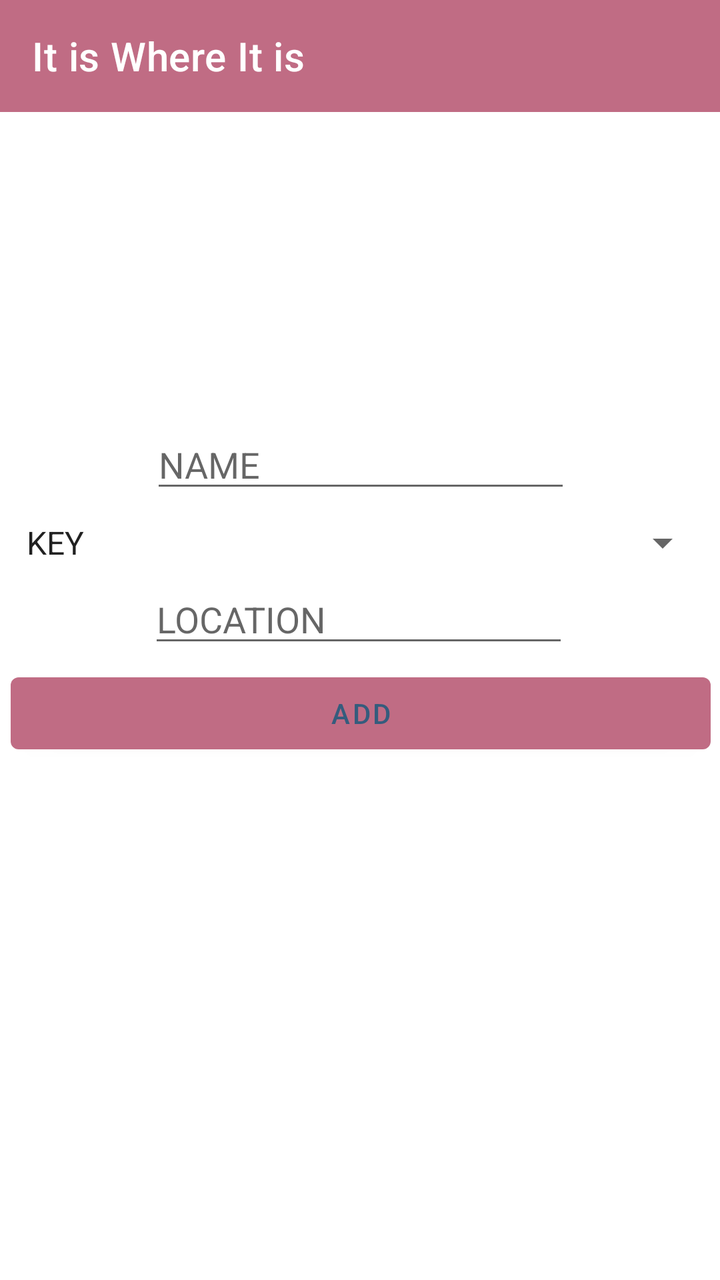
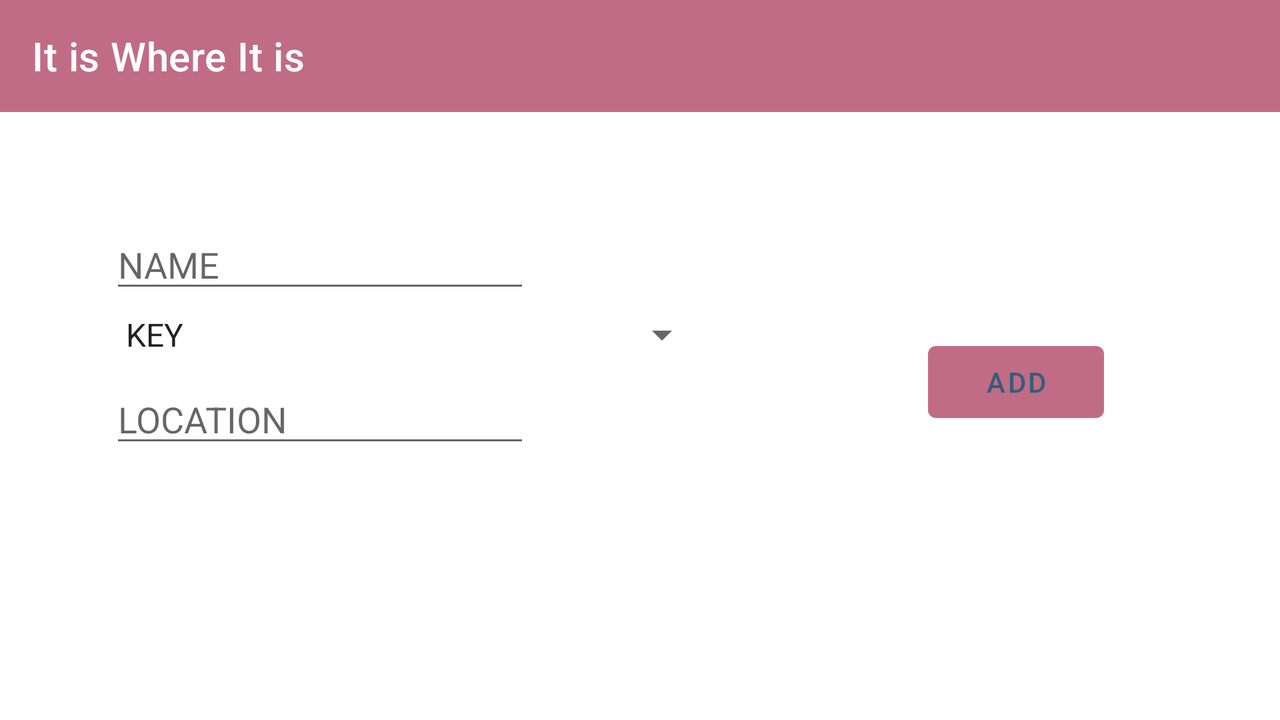

One screen, two layout resources from the same app: the default and the repository's alternative for another configuration. Each is rendered where Android would select it; the XML of both is given below.
<!-- AndroidManifest.xml: application theme WhereTheme -->
<!-- res/layout/activity_add_item.xml -->
<?xml version="1.0" encoding="utf-8"?>
<androidx.constraintlayout.widget.ConstraintLayout xmlns:android="http://schemas.android.com/apk/res/android"
    xmlns:app="http://schemas.android.com/apk/res-auto"
    xmlns:tools="http://schemas.android.com/tools"
    android:layout_width="match_parent"
    android:layout_height="match_parent"
    tools:context=".AddItemActivity"
    android:id="@+id/addItemLayout">

        <include
            android:id="@+id/toolbar_addActivity"
            layout="@layout/toolbar"
            app:layout_constraintEnd_toEndOf="parent"
            app:layout_constraintStart_toStartOf="parent"
            app:layout_constraintTop_toTopOf="parent" />

    <ScrollView
        android:layout_width="410dp"
        android:layout_height="601dp"
        app:layout_constraintEnd_toEndOf="parent"
        app:layout_constraintStart_toStartOf="parent"
        app:layout_constraintTop_toBottomOf="@+id/toolbar_addActivity">

        <androidx.constraintlayout.widget.ConstraintLayout
            android:id="@+id/constraintLayout"
            android:layout_width="match_parent"
            android:layout_height="wrap_content"
            android:padding="30dp">


            <EditText
                android:id="@+id/editText_name"
                android:layout_width="wrap_content"
                android:layout_height="wrap_content"
                android:layout_marginTop="124dp"
                android:ems="10"
                android:hint="@string/string_hint_name"
                android:inputType="textPersonName"
                app:layout_constraintEnd_toEndOf="parent"
                app:layout_constraintStart_toStartOf="parent"
                app:layout_constraintTop_toTopOf="parent" />

            <Spinner
                android:id="@+id/spinner_type"
                android:layout_width="match_parent"
                android:layout_height="wrap_content"
                android:layout_marginTop="8dp"
                android:entries="@array/types"
                app:layout_constraintEnd_toEndOf="@+id/editText_name"
                app:layout_constraintStart_toStartOf="@+id/editText_name"
                app:layout_constraintTop_toBottomOf="@+id/editText_name" />

            <EditText
                android:id="@+id/editText_location"
                android:layout_width="wrap_content"
                android:layout_height="wrap_content"
                android:layout_marginTop="4dp"
                android:ems="10"
                android:hint="@string/string_hint_location"
                android:inputType="textPersonName"
                app:layout_constraintEnd_toEndOf="@+id/spinner_type"
                app:layout_constraintHorizontal_bias="0.492"
                app:layout_constraintStart_toStartOf="@+id/spinner_type"
                app:layout_constraintTop_toBottomOf="@+id/spinner_type" />

            <Button
                android:id="@+id/button_add"
                android:layout_width="match_parent"
                android:layout_height="wrap_content"
                android:layout_marginTop="4dp"
                android:text="@string/string_button_add"
                app:layout_constraintEnd_toEndOf="@+id/editText_location"
                app:layout_constraintHorizontal_bias="0.492"
                app:layout_constraintStart_toStartOf="@+id/editText_location"
                app:layout_constraintTop_toBottomOf="@+id/editText_location" />

        </androidx.constraintlayout.widget.ConstraintLayout>
    </ScrollView>


</androidx.constraintlayout.widget.ConstraintLayout>
<!-- res/layout/toolbar.xml (included above) -->
<?xml version="1.0" encoding="utf-8"?>
<androidx.appcompat.widget.Toolbar
    android:layout_width="match_parent"
    android:layout_height="?attr/actionBarSize"
    xmlns:android="http://schemas.android.com/apk/res/android"
    xmlns:app="http://schemas.android.com/apk/res-auto"
    android:background="?attr/colorPrimary"
    android:theme="@style/WhereTheme"
    app:title="@string/app_name"
    app:layout_scrollFlags="scroll|enterAlways"
    app:titleTextColor="@color/white">




</androidx.appcompat.widget.Toolbar>
<!-- resources referenced by this layout -->
<resources>
  <string-array name="types">
          <item>KEY</item>
          <item>DOCUMENT</item>
          <item>SNACK</item>
          <item>OTHER</item>
      </string-array>
  <color name="white">#FFFFFFFF</color>
  <string name="app_name">It is Where It is</string>
  <string name="string_button_add">ADD</string>
  <string name="string_hint_location">LOCATION</string>
  <string name="string_hint_name">NAME</string>
  <style name="WhereTheme" parent="Theme.MaterialComponents.DayNight.NoActionBar">
  
          <item name="colorPrimary">@color/wherePink</item>
          <item name="colorSecondary">@color/wherePinkyMoss</item>
          <item name="colorPrimaryVariant">@color/wherePink</item>
          <item name="colorOnPrimary">@color/whereMoss</item>
          <item name="android:statusBarColor">?attr/colorPrimary</item>
  
      </style>
  <color name="wherePink">#c06c84</color>
  <color name="wherePinkyMoss">#6c5b7b</color>
  <color name="whereMoss">#355c7d</color>
</resources>
<!-- res/layout-land/activity_add_item.xml (the repository's variant of the layout above) -->
<!-- drawn on the phone turned sideways -->
<?xml version="1.0" encoding="utf-8"?>
<androidx.constraintlayout.widget.ConstraintLayout xmlns:android="http://schemas.android.com/apk/res/android"
    xmlns:app="http://schemas.android.com/apk/res-auto"
    xmlns:tools="http://schemas.android.com/tools"
    android:layout_width="match_parent"
    android:layout_height="match_parent"
    tools:context=".AddItemActivity"
    android:id="@+id/addItemLayout">

        <include
            android:id="@+id/toolbar_addActivity"
            layout="@layout/toolbar"
            app:layout_constraintEnd_toEndOf="parent"
            app:layout_constraintStart_toStartOf="parent"
            app:layout_constraintTop_toTopOf="parent" />

    <ScrollView
        android:layout_width="682dp"
        android:layout_height="601dp"
        android:layout_marginEnd="1dp"
        app:layout_constraintEnd_toEndOf="parent"
        app:layout_constraintStart_toStartOf="parent"
        app:layout_constraintTop_toBottomOf="@+id/toolbar_addActivity">

        <androidx.constraintlayout.widget.ConstraintLayout
            android:id="@+id/constraintLayout"
            android:layout_width="match_parent"
            android:layout_height="wrap_content"
            android:padding="30dp">


            <Button
                android:id="@+id/button_add"
                android:layout_width="wrap_content"
                android:layout_height="wrap_content"
                android:layout_marginTop="81dp"
                android:layout_marginEnd="79dp"
                android:text="@string/string_button_add"
                app:layout_constraintEnd_toEndOf="parent"
                app:layout_constraintTop_toTopOf="parent" />

            <EditText
                android:id="@+id/editText_name"
                android:layout_width="wrap_content"
                android:layout_height="wrap_content"
                android:layout_marginTop="24dp"
                android:ems="10"
                android:hint="@string/string_hint_name"
                android:inputType="textPersonName"
                app:layout_constraintEnd_toEndOf="parent"
                app:layout_constraintHorizontal_bias="0.112"
                app:layout_constraintStart_toStartOf="parent"
                app:layout_constraintTop_toTopOf="parent" />

            <Spinner
                android:id="@+id/spinner_type"
                android:layout_width="300dp"
                android:layout_height="wrap_content"
                android:layout_marginTop="4dp"
                android:entries="@array/types"
                app:layout_constraintEnd_toEndOf="@+id/editText_name"
                app:layout_constraintHorizontal_bias="0.0"
                app:layout_constraintStart_toStartOf="@+id/editText_name"
                app:layout_constraintTop_toBottomOf="@+id/editText_name" />

            <EditText
                android:id="@+id/editText_location"
                android:layout_width="wrap_content"
                android:layout_height="wrap_content"
                android:layout_marginTop="8dp"
                android:ems="10"
                android:hint="@string/string_hint_location"
                android:inputType="textPersonName"
                app:layout_constraintEnd_toEndOf="@+id/spinner_type"
                app:layout_constraintHorizontal_bias="0.0"
                app:layout_constraintStart_toStartOf="@+id/spinner_type"
                app:layout_constraintTop_toBottomOf="@+id/spinner_type" />

        </androidx.constraintlayout.widget.ConstraintLayout>
    </ScrollView>


</androidx.constraintlayout.widget.ConstraintLayout>
